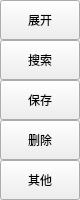
<?xml version="1.0" encoding="UTF-8"?>
<ui version="4.0">
 <class>MainWindow</class>
 <widget class="QMainWindow" name="MainWindow">
  <property name="geometry">
   <rect>
    <x>0</x>
    <y>0</y>
    <width>80</width>
    <height>200</height>
   </rect>
  </property>
  <property name="windowTitle">
   <string>MainWindow</string>
  </property>
  <widget class="QWidget" name="centralwidget">
   <widget class="QPushButton" name="open_close">
    <property name="geometry">
     <rect>
      <x>0</x>
      <y>0</y>
      <width>80</width>
      <height>40</height>
     </rect>
    </property>
    <property name="minimumSize">
     <size>
      <width>0</width>
      <height>0</height>
     </size>
    </property>
    <property name="text">
     <string>展开</string>
    </property>
   </widget>
   <widget class="QPushButton" name="search">
    <property name="geometry">
     <rect>
      <x>0</x>
      <y>40</y>
      <width>80</width>
      <height>40</height>
     </rect>
    </property>
    <property name="minimumSize">
     <size>
      <width>0</width>
      <height>0</height>
     </size>
    </property>
    <property name="text">
     <string>搜索</string>
    </property>
   </widget>
   <widget class="QPushButton" name="save">
    <property name="geometry">
     <rect>
      <x>0</x>
      <y>80</y>
      <width>80</width>
      <height>40</height>
     </rect>
    </property>
    <property name="minimumSize">
     <size>
      <width>0</width>
      <height>0</height>
     </size>
    </property>
    <property name="text">
     <string>保存</string>
    </property>
   </widget>
   <widget class="QPushButton" name="delete_bt">
    <property name="geometry">
     <rect>
      <x>0</x>
      <y>120</y>
      <width>80</width>
      <height>40</height>
     </rect>
    </property>
    <property name="minimumSize">
     <size>
      <width>0</width>
      <height>0</height>
     </size>
    </property>
    <property name="text">
     <string>删除</string>
    </property>
   </widget>
   <widget class="QPushButton" name="other">
    <property name="geometry">
     <rect>
      <x>0</x>
      <y>160</y>
      <width>80</width>
      <height>40</height>
     </rect>
    </property>
    <property name="minimumSize">
     <size>
      <width>0</width>
      <height>0</height>
     </size>
    </property>
    <property name="text">
     <string>其他</string>
    </property>
   </widget>
  </widget>
 </widget>
 <resources/>
 <connections/>
</ui>
